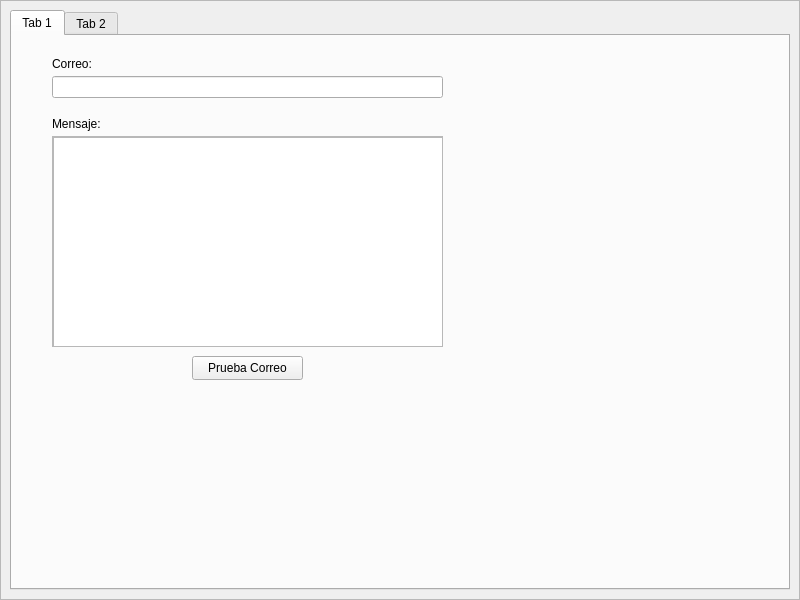
<?xml version="1.0" encoding="UTF-8"?>
<ui version="4.0">
 <class>MainWindow</class>
 <widget class="QMainWindow" name="MainWindow">
  <property name="geometry">
   <rect>
    <x>0</x>
    <y>0</y>
    <width>800</width>
    <height>600</height>
   </rect>
  </property>
  <property name="windowTitle">
   <string>Recordatorios</string>
  </property>
  <widget class="QWidget" name="centralwidget">
   <layout class="QGridLayout" name="gridLayout">
    <property name="leftMargin">
     <number>0</number>
    </property>
    <property name="topMargin">
     <number>0</number>
    </property>
    <property name="rightMargin">
     <number>0</number>
    </property>
    <property name="bottomMargin">
     <number>0</number>
    </property>
    <property name="spacing">
     <number>0</number>
    </property>
    <item row="0" column="0">
     <widget class="QFrame" name="frame">
      <property name="styleSheet">
       <string notr="true">background-image: url(imagenes/fondo.png);</string>
      </property>
      <property name="frameShape">
       <enum>QFrame::StyledPanel</enum>
      </property>
      <property name="frameShadow">
       <enum>QFrame::Raised</enum>
      </property>
      <layout class="QGridLayout" name="gridLayout_2">
       <item row="0" column="1">
        <widget class="QTabWidget" name="tabWidget">
         <property name="styleSheet">
          <string notr="true">background-image: url(imagenes/frame.png);
background-position: center;</string>
         </property>
         <widget class="QWidget" name="tab">
          <attribute name="title">
           <string>Tab 1</string>
          </attribute>
          <widget class="QPushButton" name="btnCorreo">
           <property name="geometry">
            <rect>
             <x>180</x>
             <y>320</y>
             <width>111</width>
             <height>24</height>
            </rect>
           </property>
           <property name="text">
            <string>Prueba Correo</string>
           </property>
          </widget>
          <widget class="QLabel" name="label">
           <property name="geometry">
            <rect>
             <x>40</x>
             <y>20</y>
             <width>49</width>
             <height>16</height>
            </rect>
           </property>
           <property name="text">
            <string>Correo:</string>
           </property>
          </widget>
          <widget class="QLineEdit" name="correoInput">
           <property name="geometry">
            <rect>
             <x>40</x>
             <y>40</y>
             <width>391</width>
             <height>22</height>
            </rect>
           </property>
          </widget>
          <widget class="QLabel" name="label_2">
           <property name="geometry">
            <rect>
             <x>40</x>
             <y>80</y>
             <width>49</width>
             <height>16</height>
            </rect>
           </property>
           <property name="text">
            <string>Mensaje:</string>
           </property>
          </widget>
          <widget class="QScrollArea" name="scrollArea">
           <property name="geometry">
            <rect>
             <x>40</x>
             <y>100</y>
             <width>391</width>
             <height>211</height>
            </rect>
           </property>
           <property name="widgetResizable">
            <bool>true</bool>
           </property>
           <widget class="QWidget" name="scrollAreaWidgetContents">
            <property name="geometry">
             <rect>
              <x>0</x>
              <y>0</y>
              <width>389</width>
              <height>209</height>
             </rect>
            </property>
            <widget class="QTextEdit" name="mensajeInput">
             <property name="geometry">
              <rect>
               <x>0</x>
               <y>0</y>
               <width>391</width>
               <height>211</height>
              </rect>
             </property>
            </widget>
           </widget>
          </widget>
         </widget>
         <widget class="QWidget" name="tab_2">
          <attribute name="title">
           <string>Tab 2</string>
          </attribute>
         </widget>
        </widget>
       </item>
      </layout>
     </widget>
    </item>
   </layout>
  </widget>
 </widget>
 <resources/>
 <connections/>
</ui>
